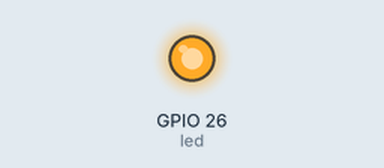
Recording of a program running on a simulated ESP32 board running MicroPython. On the bench: output pins drawn as LEDs (lit = HIGH).

Above: at 1.0 s.
At 5.5 s:
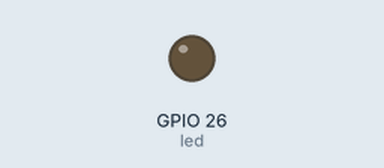
Timing chart, 0 to 6.9 s (numbered marks = the images above):
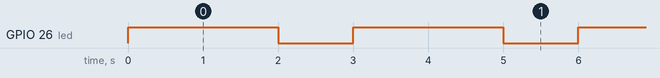

The program:

mission1_slow_blink.py
```python
from machine import Pin
import time

led = Pin(26, Pin.OUT)

while True:
    led.value(1)  # 켜기
    time.sleep(2)  # 2초 동안 켜 두기
    led.value(0)  # 끄기
    time.sleep(1)  # 1초 동안 꺼 두기
```

Measured:
- by itself, GPIO 26 (led): alternates HIGH for 2.0 s and LOW for 1.0 s
